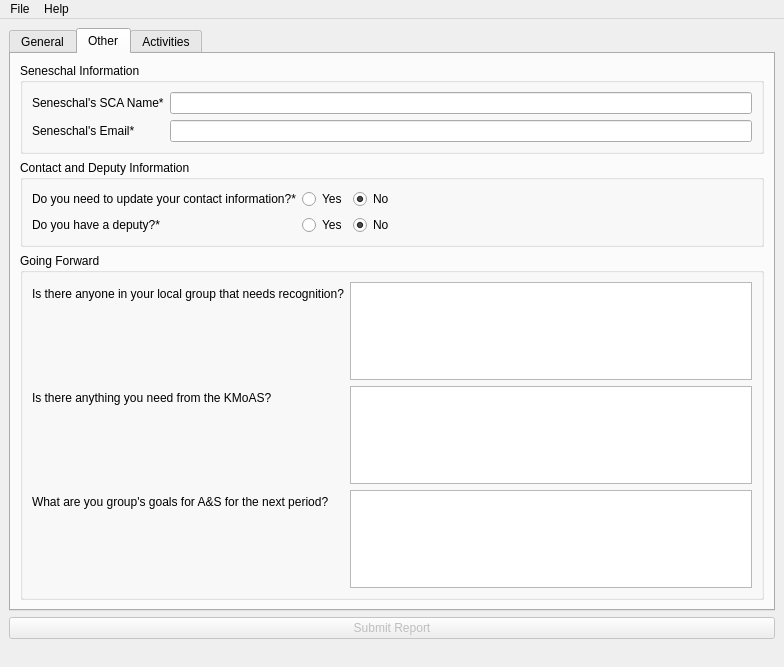
<?xml version="1.0" encoding="UTF-8"?>
<ui version="4.0">
 <class>MainWindow</class>
 <widget class="QMainWindow" name="MainWindow">
  <property name="geometry">
   <rect>
    <x>0</x>
    <y>0</y>
    <width>784</width>
    <height>667</height>
   </rect>
  </property>
  <property name="windowTitle">
   <string>MainWindow</string>
  </property>
  <widget class="QWidget" name="centralwidget">
   <layout class="QVBoxLayout" name="verticalLayout_3">
    <item>
     <widget class="QTabWidget" name="tabWidget">
      <property name="enabled">
       <bool>true</bool>
      </property>
      <property name="tabPosition">
       <enum>QTabWidget::North</enum>
      </property>
      <property name="tabShape">
       <enum>QTabWidget::Rounded</enum>
      </property>
      <property name="currentIndex">
       <number>1</number>
      </property>
      <property name="elideMode">
       <enum>Qt::ElideNone</enum>
      </property>
      <property name="tabsClosable">
       <bool>false</bool>
      </property>
      <widget class="QWidget" name="tabGeneral">
       <attribute name="title">
        <string>General</string>
       </attribute>
       <layout class="QVBoxLayout" name="verticalLayout">
        <item>
         <widget class="QGroupBox" name="groupBox">
          <property name="toolTip">
           <string>Atlantian subgroup information for which this report is for.</string>
          </property>
          <property name="toolTipDuration">
           <number>3</number>
          </property>
          <property name="title">
           <string>Group Information</string>
          </property>
          <layout class="QFormLayout" name="formLayout_2">
           <item row="1" column="0">
            <widget class="QLabel" name="label">
             <property name="toolTip">
              <string>The Atlantian subgroup is this report for.</string>
             </property>
             <property name="text">
              <string>Group Name*</string>
             </property>
            </widget>
           </item>
           <item row="1" column="1">
            <widget class="QComboBox" name="q4_whichGroup"/>
           </item>
           <item row="2" column="0">
            <widget class="QLabel" name="label_2">
             <property name="toolTip">
              <string>Quarter for which this report spans.</string>
             </property>
             <property name="text">
              <string>Quarter*</string>
             </property>
            </widget>
           </item>
           <item row="2" column="1">
            <widget class="QComboBox" name="q5_whichQuarter"/>
           </item>
           <item row="3" column="0">
            <widget class="QLabel" name="label_3">
             <property name="toolTip">
              <string>Year this report is for.</string>
             </property>
             <property name="text">
              <string>Year*</string>
             </property>
            </widget>
           </item>
           <item row="3" column="1">
            <widget class="QLineEdit" name="q6_whatYear">
             <property name="whatsThis">
              <string>Year of report</string>
             </property>
             <property name="inputMask">
              <string>D999</string>
             </property>
             <property name="maxLength">
              <number>4</number>
             </property>
             <property name="placeholderText">
              <string>1970</string>
             </property>
            </widget>
           </item>
          </layout>
         </widget>
        </item>
        <item>
         <widget class="QGroupBox" name="groupBox_2">
          <property name="toolTip">
           <string>General contact information for the person submitting this report.</string>
          </property>
          <property name="toolTipDuration">
           <number>3</number>
          </property>
          <property name="title">
           <string>Contact Information</string>
          </property>
          <layout class="QFormLayout" name="formLayout">
           <item row="0" column="0">
            <widget class="QLabel" name="label_4">
             <property name="toolTip">
              <string>The reporter's position in the group.</string>
             </property>
             <property name="text">
              <string>Position*</string>
             </property>
            </widget>
           </item>
           <item row="0" column="1">
            <widget class="QComboBox" name="q41_whatIs"/>
           </item>
           <item row="1" column="0">
            <widget class="QLabel" name="label_5">
             <property name="toolTip">
              <string>Reporter's chosen SCA name.</string>
             </property>
             <property name="text">
              <string>SCA Name*</string>
             </property>
            </widget>
           </item>
           <item row="2" column="0">
            <widget class="QLabel" name="label_6">
             <property name="toolTip">
              <string>Reporter's mundane name.</string>
             </property>
             <property name="text">
              <string>Modern Name*</string>
             </property>
            </widget>
           </item>
           <item row="3" column="0">
            <widget class="QLabel" name="label_7">
             <property name="toolTip">
              <string>Reporter's email address.</string>
             </property>
             <property name="text">
              <string>E-mail Address*</string>
             </property>
            </widget>
           </item>
           <item row="1" column="1">
            <widget class="QLineEdit" name="q9_scaName">
             <property name="placeholderText">
              <string>SCA Name</string>
             </property>
            </widget>
           </item>
           <item row="2" column="1">
            <widget class="QLineEdit" name="q10_modernName">
             <property name="placeholderText">
              <string>Mundane Name</string>
             </property>
            </widget>
           </item>
           <item row="3" column="1">
            <widget class="QLineEdit" name="q18_emailAddress">
             <property name="placeholderText">
              <string>someone@example.com</string>
             </property>
            </widget>
           </item>
           <item row="6" column="0">
            <widget class="QLabel" name="label_10">
             <property name="toolTip">
              <string>Whether the reporter has a copy of their warrant for their position within the group.</string>
             </property>
             <property name="text">
              <string>Do you have a copy of your warrant?*</string>
             </property>
            </widget>
           </item>
           <item row="6" column="1">
            <layout class="QFormLayout" name="formLayout_3">
             <item row="0" column="0">
              <widget class="QRadioButton" name="warrantYes">
               <property name="text">
                <string>Yes</string>
               </property>
               <property name="checked">
                <bool>false</bool>
               </property>
               <attribute name="buttonGroup">
                <string notr="true">buttonGroup_3</string>
               </attribute>
              </widget>
             </item>
             <item row="0" column="1">
              <widget class="QRadioButton" name="warrantNo">
               <property name="text">
                <string>No</string>
               </property>
               <property name="checked">
                <bool>true</bool>
               </property>
               <attribute name="buttonGroup">
                <string notr="true">buttonGroup_3</string>
               </attribute>
              </widget>
             </item>
            </layout>
           </item>
           <item row="4" column="1">
            <widget class="QLineEdit" name="q19_membershipNumber">
             <property name="inputMask">
              <string>9000000</string>
             </property>
             <property name="maxLength">
              <number>7</number>
             </property>
             <property name="placeholderText">
              <string>123456</string>
             </property>
            </widget>
           </item>
           <item row="4" column="0">
            <widget class="QLabel" name="label_8">
             <property name="toolTip">
              <string>Reporter's SCA Membership number.</string>
             </property>
             <property name="text">
              <string>Membership Number*</string>
             </property>
            </widget>
           </item>
           <item row="5" column="0">
            <widget class="QLabel" name="label_22">
             <property name="toolTip">
              <string>Reporter's SCA Membership expiration date.</string>
             </property>
             <property name="text">
              <string>Membership Expiration*</string>
             </property>
            </widget>
           </item>
           <item row="5" column="1">
            <widget class="QDateEdit" name="memberExpireDateEdit">
             <property name="displayFormat">
              <string>d MMM yyyy</string>
             </property>
             <property name="calendarPopup">
              <bool>true</bool>
             </property>
             <property name="date">
              <date>
               <year>2021</year>
               <month>3</month>
               <day>1</day>
              </date>
             </property>
            </widget>
           </item>
          </layout>
         </widget>
        </item>
        <item>
         <spacer name="verticalSpacer">
          <property name="orientation">
           <enum>Qt::Vertical</enum>
          </property>
          <property name="sizeHint" stdset="0">
           <size>
            <width>20</width>
            <height>40</height>
           </size>
          </property>
         </spacer>
        </item>
        <item>
         <layout class="QGridLayout" name="gridLayout">
          <item row="0" column="3">
           <widget class="QCheckBox" name="phoneShare">
            <property name="text">
             <string>Phone Number</string>
            </property>
           </widget>
          </item>
          <item row="0" column="0">
           <widget class="QLabel" name="label_9">
            <property name="toolTip">
             <string>Which of these, if any, do you give persmission to share publicly?</string>
            </property>
            <property name="text">
             <string>Share Permissions?</string>
            </property>
           </widget>
          </item>
          <item row="0" column="2">
           <widget class="QCheckBox" name="mailingShare">
            <property name="text">
             <string>Mailing Address</string>
            </property>
           </widget>
          </item>
          <item row="0" column="1">
           <widget class="QCheckBox" name="modernShare">
            <property name="text">
             <string>Modern Name</string>
            </property>
           </widget>
          </item>
          <item row="0" column="4">
           <widget class="QCheckBox" name="emailShare">
            <property name="text">
             <string>E-mail Address</string>
            </property>
           </widget>
          </item>
         </layout>
        </item>
       </layout>
      </widget>
      <widget class="QWidget" name="tabOther">
       <attribute name="title">
        <string>Other</string>
       </attribute>
       <layout class="QVBoxLayout" name="verticalLayout_2">
        <item>
         <widget class="QGroupBox" name="groupBox_3">
          <property name="title">
           <string>Seneschal Information</string>
          </property>
          <layout class="QFormLayout" name="formLayout_4">
           <item row="0" column="0">
            <widget class="QLabel" name="label_11">
             <property name="text">
              <string>Seneschal's SCA Name*</string>
             </property>
            </widget>
           </item>
           <item row="1" column="0">
            <widget class="QLabel" name="label_12">
             <property name="text">
              <string>Seneschal's Email*</string>
             </property>
            </widget>
           </item>
           <item row="0" column="1">
            <widget class="QLineEdit" name="q42_seneschalsSca"/>
           </item>
           <item row="1" column="1">
            <widget class="QLineEdit" name="q43_seneschalsEmail"/>
           </item>
          </layout>
         </widget>
        </item>
        <item>
         <widget class="QGroupBox" name="groupBox_4">
          <property name="title">
           <string>Contact and Deputy Information</string>
          </property>
          <layout class="QFormLayout" name="formLayout_5">
           <item row="0" column="0">
            <widget class="QLabel" name="label_13">
             <property name="text">
              <string>Do you need to update your contact information?*</string>
             </property>
            </widget>
           </item>
           <item row="0" column="1">
            <layout class="QFormLayout" name="formLayout_6">
             <item row="0" column="0">
              <widget class="QRadioButton" name="contactInfoRadioYes">
               <property name="text">
                <string>Yes</string>
               </property>
               <property name="checked">
                <bool>false</bool>
               </property>
               <property name="autoExclusive">
                <bool>true</bool>
               </property>
               <attribute name="buttonGroup">
                <string notr="true">buttonGroup</string>
               </attribute>
              </widget>
             </item>
             <item row="0" column="1">
              <widget class="QRadioButton" name="contactInfoRadioNo">
               <property name="text">
                <string>No</string>
               </property>
               <property name="checked">
                <bool>true</bool>
               </property>
               <attribute name="buttonGroup">
                <string notr="true">buttonGroup</string>
               </attribute>
              </widget>
             </item>
            </layout>
           </item>
           <item row="1" column="0">
            <widget class="QLabel" name="label_14">
             <property name="text">
              <string>Do you have a deputy?*</string>
             </property>
            </widget>
           </item>
           <item row="1" column="1">
            <layout class="QFormLayout" name="formLayout_7">
             <item row="0" column="0">
              <widget class="QRadioButton" name="deputyRadioYes">
               <property name="text">
                <string>Yes</string>
               </property>
               <attribute name="buttonGroup">
                <string notr="true">buttonGroup_2</string>
               </attribute>
              </widget>
             </item>
             <item row="0" column="1">
              <widget class="QRadioButton" name="deputyRadioNo">
               <property name="text">
                <string>No</string>
               </property>
               <property name="checked">
                <bool>true</bool>
               </property>
               <attribute name="buttonGroup">
                <string notr="true">buttonGroup_2</string>
               </attribute>
              </widget>
             </item>
            </layout>
           </item>
          </layout>
         </widget>
        </item>
        <item>
         <widget class="QGroupBox" name="groupBox_5">
          <property name="title">
           <string>Going Forward</string>
          </property>
          <layout class="QFormLayout" name="formLayout_9">
           <item row="0" column="0">
            <widget class="QLabel" name="label_15">
             <property name="text">
              <string>Is there anyone in your local group that needs recognition?</string>
             </property>
            </widget>
           </item>
           <item row="1" column="0">
            <widget class="QLabel" name="label_16">
             <property name="text">
              <string>Is there anything you need from the KMoAS?</string>
             </property>
            </widget>
           </item>
           <item row="2" column="0">
            <widget class="QLabel" name="label_17">
             <property name="text">
              <string>What are you group's goals for A&amp;S for the next period?</string>
             </property>
            </widget>
           </item>
           <item row="2" column="1">
            <widget class="QPlainTextEdit" name="q36_whatAre"/>
           </item>
           <item row="1" column="1">
            <widget class="QPlainTextEdit" name="q37_isThere37"/>
           </item>
           <item row="0" column="1">
            <widget class="QPlainTextEdit" name="q38_isThere38"/>
           </item>
          </layout>
         </widget>
        </item>
       </layout>
      </widget>
      <widget class="QWidget" name="tabActivities">
       <attribute name="title">
        <string>Activities</string>
       </attribute>
       <layout class="QVBoxLayout" name="verticalLayout_4">
        <item>
         <widget class="QGroupBox" name="groupBox_6">
          <property name="title">
           <string>Workshops and Classes</string>
          </property>
          <layout class="QFormLayout" name="formLayout_12">
           <item row="0" column="0">
            <widget class="QLabel" name="label_18">
             <property name="text">
              <string>Workshops and Classses:</string>
             </property>
            </widget>
           </item>
           <item row="0" column="1">
            <widget class="QPlainTextEdit" name="q29_workshopsamp"/>
           </item>
          </layout>
         </widget>
        </item>
        <item>
         <widget class="QGroupBox" name="groupBox_7">
          <property name="title">
           <string>Events</string>
          </property>
          <layout class="QFormLayout" name="formLayout_11">
           <item row="0" column="0">
            <widget class="QLabel" name="label_19">
             <property name="text">
              <string>Event A&amp;S:</string>
             </property>
            </widget>
           </item>
           <item row="1" column="0">
            <widget class="QLabel" name="label_20">
             <property name="text">
              <string>Collegia or Universities</string>
             </property>
            </widget>
           </item>
           <item row="0" column="1">
            <widget class="QPlainTextEdit" name="q32_eventAamps"/>
           </item>
           <item row="1" column="1">
            <widget class="QPlainTextEdit" name="q46_collegiaOr46"/>
           </item>
          </layout>
         </widget>
        </item>
        <item>
         <widget class="QGroupBox" name="groupBox_8">
          <property name="title">
           <string>Miscallaneous A&amp;&amp;S</string>
          </property>
          <layout class="QFormLayout" name="formLayout_10">
           <item row="0" column="0">
            <widget class="QLabel" name="label_21">
             <property name="text">
              <string>Misc. A&amp;S Activities:</string>
             </property>
            </widget>
           </item>
           <item row="0" column="1">
            <widget class="QPlainTextEdit" name="q34_miscAamps"/>
           </item>
          </layout>
         </widget>
        </item>
       </layout>
      </widget>
     </widget>
    </item>
    <item>
     <widget class="QPushButton" name="submitButton">
      <property name="enabled">
       <bool>false</bool>
      </property>
      <property name="text">
       <string>Submit Report</string>
      </property>
      <property name="flat">
       <bool>false</bool>
      </property>
     </widget>
    </item>
   </layout>
  </widget>
  <widget class="QMenuBar" name="menubar">
   <property name="geometry">
    <rect>
     <x>0</x>
     <y>0</y>
     <width>784</width>
     <height>20</height>
    </rect>
   </property>
   <widget class="QMenu" name="menuAbout">
    <property name="title">
     <string>Help</string>
    </property>
    <addaction name="actionAbout"/>
   </widget>
   <widget class="QMenu" name="menuFile">
    <property name="title">
     <string>File</string>
    </property>
    <addaction name="actionImport_Settings"/>
    <addaction name="actionExport_Settings"/>
   </widget>
   <addaction name="menuFile"/>
   <addaction name="menuAbout"/>
  </widget>
  <widget class="QStatusBar" name="statusbar">
   <property name="sizeGripEnabled">
    <bool>false</bool>
   </property>
  </widget>
  <action name="actionAbout">
   <property name="text">
    <string>About</string>
   </property>
  </action>
  <action name="actionImport_Settings">
   <property name="text">
    <string>Import Settings</string>
   </property>
   <property name="shortcut">
    <string>Ctrl+O</string>
   </property>
  </action>
  <action name="actionExport_Settings">
   <property name="text">
    <string>Export Settings</string>
   </property>
   <property name="shortcut">
    <string>Ctrl+S</string>
   </property>
  </action>
 </widget>
 <resources/>
 <connections/>
 <buttongroups>
  <buttongroup name="buttonGroup"/>
  <buttongroup name="buttonGroup_2"/>
  <buttongroup name="buttonGroup_3">
   <property name="exclusive">
    <bool>true</bool>
   </property>
  </buttongroup>
 </buttongroups>
</ui>
